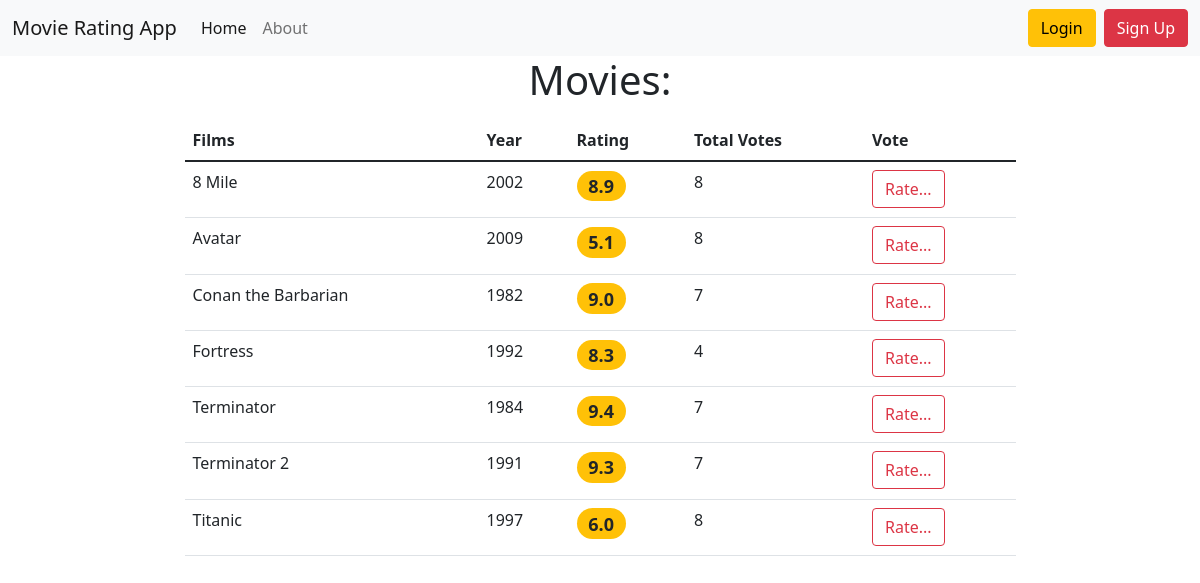
The page / on the database its author committed.
### movie_rating/models.py (models this page shows, shortened)
class Movie(models.Model):
    title = models.CharField(max_length=55, unique=True)
    slug = models.SlugField(unique=True)
    description = models.TextField()
    year = models.PositiveSmallIntegerField()
    country = models.CharField(max_length=20)
    is_active = models.BooleanField(default=True)
    def get_absolute_url(self):
        return reverse('detail', kwargs={'slug': self.slug})
    @property
    def average_rating(self):
        return self.rating.filter(is_active=True).aggregate(Avg('rating'))['rating__avg']
    @property
    def count_votes(self):
        return self.rating.filter(is_active=True).aggregate(Count('rating'))['rating__count']
    class Meta:
        ordering = ['title']

### movie_rating/views.py (the view)
# urls.py: path('', HomePage.as_view(), name="home"),
class HomePage(ListView):
    model = Movie
    template_name = 'movie_rating/home.html'
    context_object_name = 'movies'
    paginate_by = 15
    def get_context_data(self, *, object_list=None, **kwargs):
        context = super().get_context_data(**kwargs)
        context['title'] = 'Home page'
        return context
    def get_queryset(self):
        return Movie.objects.filter(is_active=True)

### movie_rating/templates/movie_rating/home.html (shortened to what this page needs)
{% extends 'base.html' %}
{% load static %}
{% block content %}
<h1 class="text-center mb-3">
    Movies:
</h1>
{% if movies %}
<table class="table table-hover">
    <thead>
    <tr>
        <th scope="col">Films</th>
        <th scope="col">Year</th>
        <th scope="col">Rating</th>
        <th scope="col">Total Votes</th>
        <th scope="col">Vote</th>
    </tr>
    </thead>
    <tr>
        {% for movie in movies %}
        <td>{{ movie.title }}</td>
        <td>{{ movie.year }}</td>
        <td><h4><span class="badge rounded-pill bg-warning text-dark">{{ movie.average_rating|floatformat:1 }}</span>
        </h4></td>
        <td>{{ movie.count_votes }}</td>
        <td><a href="{{ movie.get_absolute_url }}" class="btn btn-outline-danger">Rate...</a></td>
    </tr>
    {% endfor %}
</table>
{% else %}
<p>No movies</p>
{% endif %}
{% endblock %}

### rows shown on the page
Movie: title "8 Mile", year "2002", average_rating "8.9", count_votes "8"
Movie: title "Avatar", year "2009", average_rating "5.1", count_votes "8"
Movie: title "Conan the Barbarian", year "1982", average_rating "9.0", count_votes "7"
Movie: title "Fortress", year "1992", average_rating "8.3", count_votes "4"
Movie: title "Terminator", year "1984", average_rating "9.4", count_votes "7"
Movie: title "Terminator 2", year "1991", average_rating "9.3", count_votes "7"
Movie: title "Titanic", year "1997", average_rating "6.0", count_votes "8"
